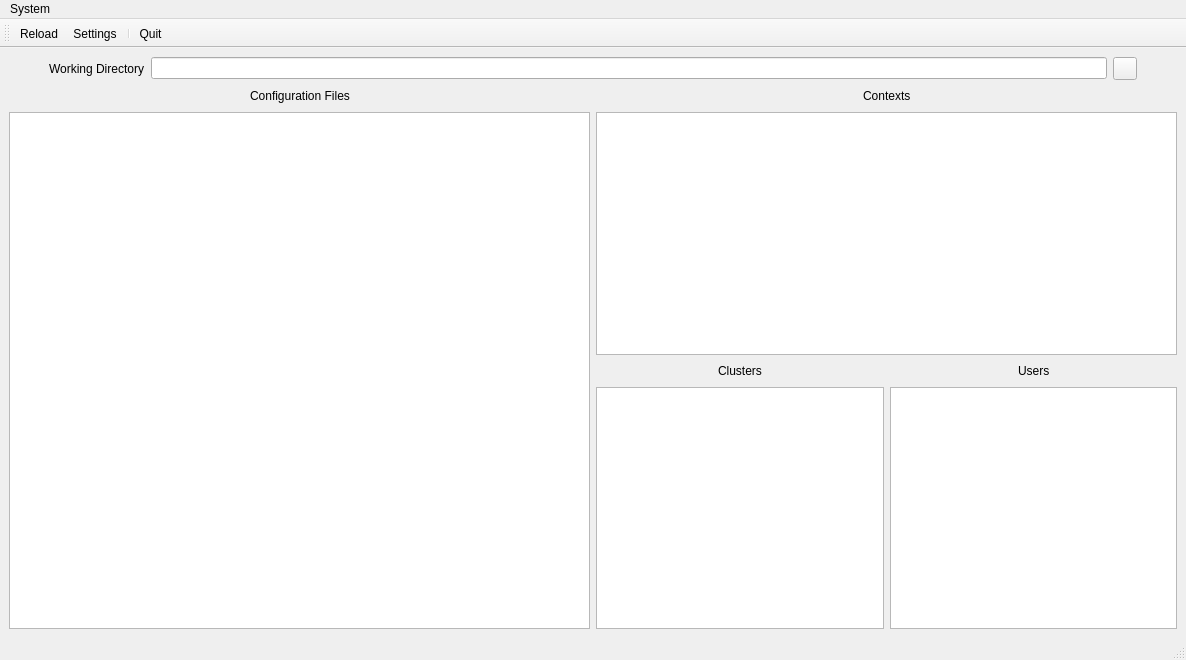
<?xml version="1.0" encoding="UTF-8"?>
<ui version="4.0">
 <class>MainWindow</class>
 <widget class="QMainWindow" name="MainWindow">
  <property name="geometry">
   <rect>
    <x>0</x>
    <y>0</y>
    <width>1186</width>
    <height>660</height>
   </rect>
  </property>
  <property name="windowTitle">
   <string>MainWindow</string>
  </property>
  <widget class="QWidget" name="centralwidget">
   <layout class="QGridLayout" name="gridLayout_7">
    <item row="0" column="0">
     <layout class="QHBoxLayout" name="horizontalLayout_2">
      <item>
       <spacer name="horizontalSpacer">
        <property name="orientation">
         <enum>Qt::Horizontal</enum>
        </property>
        <property name="sizeType">
         <enum>QSizePolicy::Maximum</enum>
        </property>
        <property name="sizeHint" stdset="0">
         <size>
          <width>40</width>
          <height>20</height>
         </size>
        </property>
       </spacer>
      </item>
      <item>
       <layout class="QHBoxLayout" name="horizontalLayout">
        <item>
         <widget class="QLabel" name="labelWorkingDirectory">
          <property name="sizePolicy">
           <sizepolicy hsizetype="Maximum" vsizetype="Preferred">
            <horstretch>0</horstretch>
            <verstretch>0</verstretch>
           </sizepolicy>
          </property>
          <property name="text">
           <string>Working Directory</string>
          </property>
         </widget>
        </item>
        <item>
         <widget class="QLineEdit" name="lineEditWorkingDirectory">
          <property name="sizePolicy">
           <sizepolicy hsizetype="Minimum" vsizetype="Fixed">
            <horstretch>0</horstretch>
            <verstretch>0</verstretch>
           </sizepolicy>
          </property>
          <property name="readOnly">
           <bool>true</bool>
          </property>
         </widget>
        </item>
        <item>
         <widget class="QToolButton" name="toolButtonWorkingDirectory">
          <property name="text">
           <string/>
          </property>
          <property name="icon">
           <iconset theme="system-search&#9;">
            <normaloff>.</normaloff>.</iconset>
          </property>
         </widget>
        </item>
       </layout>
      </item>
      <item>
       <spacer name="horizontalSpacer_2">
        <property name="orientation">
         <enum>Qt::Horizontal</enum>
        </property>
        <property name="sizeType">
         <enum>QSizePolicy::Maximum</enum>
        </property>
        <property name="sizeHint" stdset="0">
         <size>
          <width>40</width>
          <height>20</height>
         </size>
        </property>
       </spacer>
      </item>
     </layout>
    </item>
    <item row="1" column="0">
     <layout class="QGridLayout" name="gridLayout_6">
      <item row="0" column="0">
       <layout class="QGridLayout" name="gridLayout">
        <item row="1" column="0">
         <widget class="QListView" name="listViewFiles">
          <property name="editTriggers">
           <set>QAbstractItemView::NoEditTriggers</set>
          </property>
         </widget>
        </item>
        <item row="0" column="0">
         <layout class="QHBoxLayout" name="horizontalLayout_3">
          <item>
           <spacer name="horizontalSpacer_3">
            <property name="orientation">
             <enum>Qt::Horizontal</enum>
            </property>
            <property name="sizeHint" stdset="0">
             <size>
              <width>40</width>
              <height>20</height>
             </size>
            </property>
           </spacer>
          </item>
          <item>
           <widget class="QLabel" name="label">
            <property name="text">
             <string>Configuration Files</string>
            </property>
           </widget>
          </item>
          <item>
           <spacer name="horizontalSpacer_4">
            <property name="orientation">
             <enum>Qt::Horizontal</enum>
            </property>
            <property name="sizeHint" stdset="0">
             <size>
              <width>40</width>
              <height>20</height>
             </size>
            </property>
           </spacer>
          </item>
         </layout>
        </item>
       </layout>
      </item>
      <item row="0" column="1">
       <layout class="QGridLayout" name="gridLayout_5">
        <item row="0" column="0">
         <layout class="QGridLayout" name="gridLayout_4">
          <item row="0" column="0">
           <layout class="QHBoxLayout" name="horizontalLayout_6">
            <item>
             <spacer name="horizontalSpacer_9">
              <property name="orientation">
               <enum>Qt::Horizontal</enum>
              </property>
              <property name="sizeHint" stdset="0">
               <size>
                <width>40</width>
                <height>20</height>
               </size>
              </property>
             </spacer>
            </item>
            <item>
             <widget class="QLabel" name="labelContexts">
              <property name="text">
               <string>Contexts</string>
              </property>
             </widget>
            </item>
            <item>
             <spacer name="horizontalSpacer_10">
              <property name="orientation">
               <enum>Qt::Horizontal</enum>
              </property>
              <property name="sizeHint" stdset="0">
               <size>
                <width>40</width>
                <height>20</height>
               </size>
              </property>
             </spacer>
            </item>
           </layout>
          </item>
          <item row="1" column="0">
           <widget class="QListView" name="listViewContexts"/>
          </item>
         </layout>
        </item>
        <item row="1" column="0">
         <layout class="QHBoxLayout" name="horizontalLayout_7">
          <item>
           <layout class="QGridLayout" name="gridLayout_3">
            <item row="0" column="0">
             <layout class="QHBoxLayout" name="horizontalLayout_5">
              <item>
               <spacer name="horizontalSpacer_7">
                <property name="orientation">
                 <enum>Qt::Horizontal</enum>
                </property>
                <property name="sizeHint" stdset="0">
                 <size>
                  <width>40</width>
                  <height>20</height>
                 </size>
                </property>
               </spacer>
              </item>
              <item>
               <widget class="QLabel" name="label_3">
                <property name="text">
                 <string>Clusters</string>
                </property>
               </widget>
              </item>
              <item>
               <spacer name="horizontalSpacer_8">
                <property name="orientation">
                 <enum>Qt::Horizontal</enum>
                </property>
                <property name="sizeHint" stdset="0">
                 <size>
                  <width>40</width>
                  <height>20</height>
                 </size>
                </property>
               </spacer>
              </item>
             </layout>
            </item>
            <item row="1" column="0">
             <widget class="QListView" name="listViewClusters"/>
            </item>
           </layout>
          </item>
          <item>
           <layout class="QGridLayout" name="gridLayout_2">
            <item row="0" column="0">
             <layout class="QHBoxLayout" name="horizontalLayout_4">
              <item>
               <spacer name="horizontalSpacer_5">
                <property name="orientation">
                 <enum>Qt::Horizontal</enum>
                </property>
                <property name="sizeHint" stdset="0">
                 <size>
                  <width>40</width>
                  <height>20</height>
                 </size>
                </property>
               </spacer>
              </item>
              <item>
               <widget class="QLabel" name="label_2">
                <property name="text">
                 <string>Users</string>
                </property>
               </widget>
              </item>
              <item>
               <spacer name="horizontalSpacer_6">
                <property name="orientation">
                 <enum>Qt::Horizontal</enum>
                </property>
                <property name="sizeHint" stdset="0">
                 <size>
                  <width>40</width>
                  <height>20</height>
                 </size>
                </property>
               </spacer>
              </item>
             </layout>
            </item>
            <item row="1" column="0">
             <widget class="QListView" name="listViewUsers"/>
            </item>
           </layout>
          </item>
         </layout>
        </item>
       </layout>
      </item>
     </layout>
    </item>
   </layout>
  </widget>
  <widget class="QMenuBar" name="menubar">
   <property name="geometry">
    <rect>
     <x>0</x>
     <y>0</y>
     <width>1186</width>
     <height>19</height>
    </rect>
   </property>
   <widget class="QMenu" name="menuSystem">
    <property name="title">
     <string>System</string>
    </property>
    <addaction name="actionReload"/>
    <addaction name="actionSettings"/>
    <addaction name="separator"/>
    <addaction name="actionQuit"/>
   </widget>
   <addaction name="menuSystem"/>
  </widget>
  <widget class="QStatusBar" name="statusbar"/>
  <widget class="QToolBar" name="toolBar">
   <property name="windowTitle">
    <string>toolBar</string>
   </property>
   <attribute name="toolBarArea">
    <enum>TopToolBarArea</enum>
   </attribute>
   <attribute name="toolBarBreak">
    <bool>false</bool>
   </attribute>
   <addaction name="actionReload"/>
   <addaction name="actionSettings"/>
   <addaction name="separator"/>
   <addaction name="actionQuit"/>
  </widget>
  <action name="actionSettings">
   <property name="icon">
    <iconset theme="preferences-system">
     <normaloff>.</normaloff>.</iconset>
   </property>
   <property name="text">
    <string>Settings</string>
   </property>
   <property name="shortcut">
    <string>Ctrl+P</string>
   </property>
  </action>
  <action name="actionQuit">
   <property name="icon">
    <iconset theme="system-shutdown">
     <normaloff>.</normaloff>.</iconset>
   </property>
   <property name="text">
    <string>Quit</string>
   </property>
   <property name="shortcut">
    <string>Ctrl+Q</string>
   </property>
  </action>
  <action name="actionReload">
   <property name="icon">
    <iconset theme="view-refresh">
     <normaloff>.</normaloff>.</iconset>
   </property>
   <property name="text">
    <string>Reload</string>
   </property>
  </action>
 </widget>
 <resources/>
 <connections/>
</ui>
